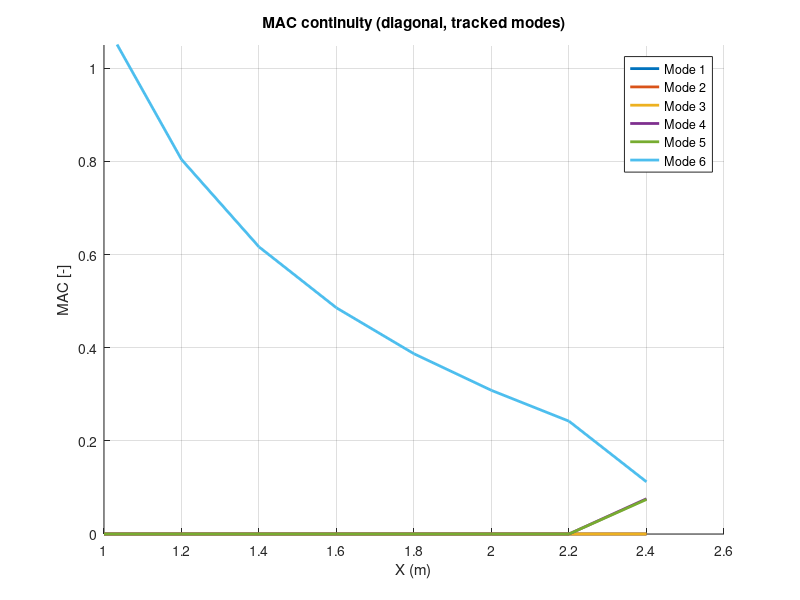
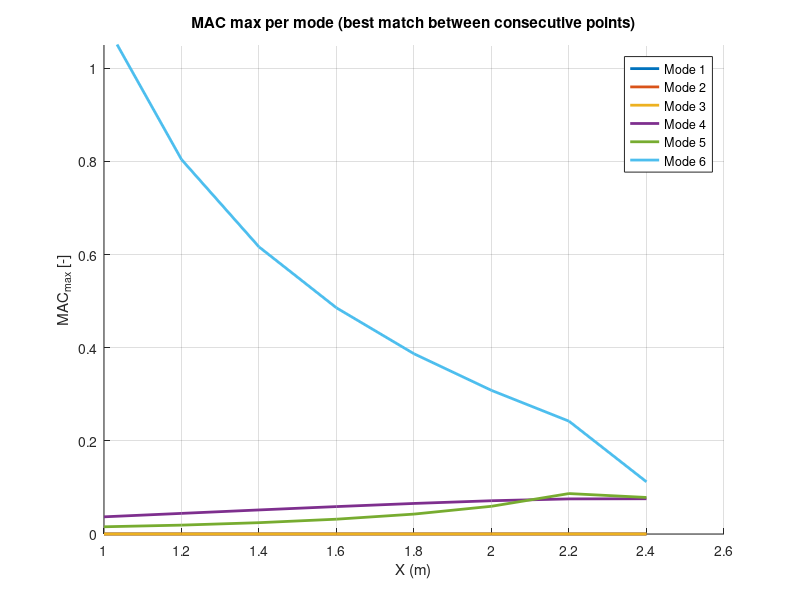
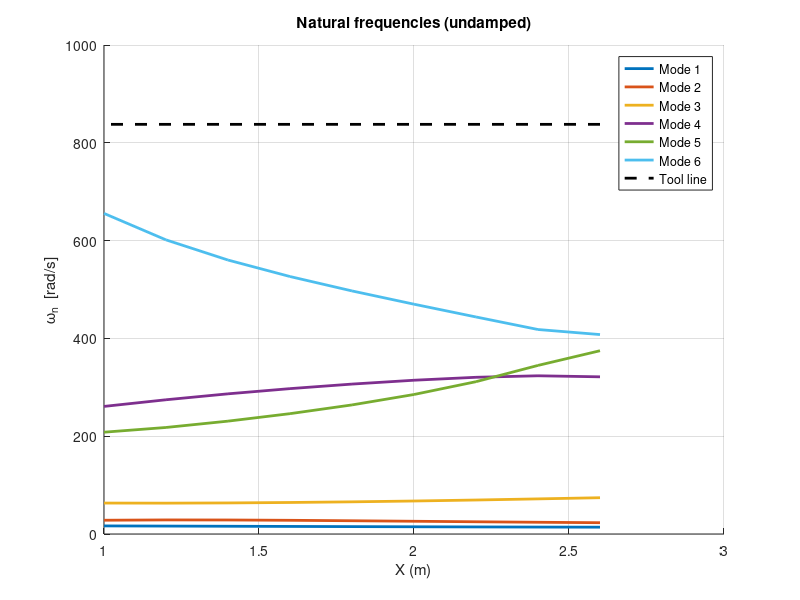
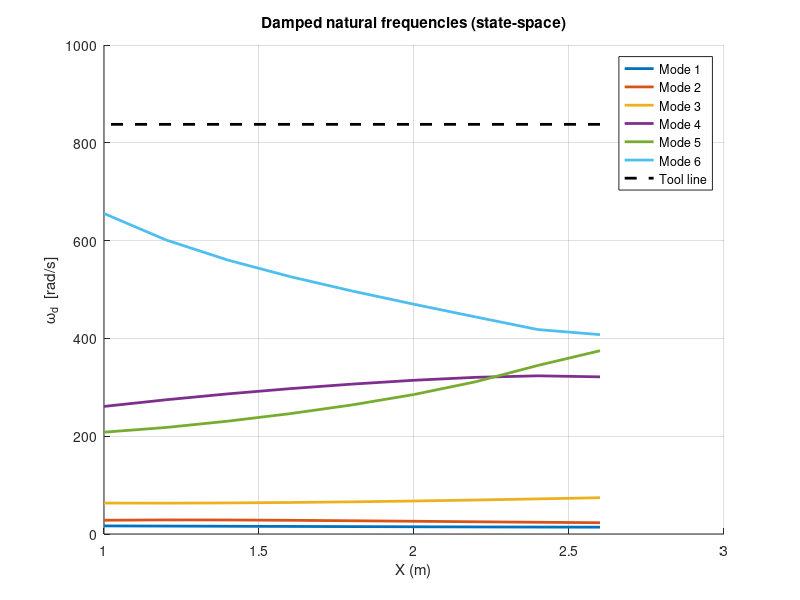

Here is the MATLAB script that generated these plots, in order: (Note: this script raises an error after producing the figures.)
function RobotStifnessModel()

% =========================================================================
% RobotStifnessModel.m
%
% Dynamic stiffness + modal model for a 6-DOF industrial robot along a
% Cartesian trajectory.
%
% Pipeline (high level):
%   1) Define robot parameters: DH geometry, link COM, masses, inertias,
%      joint stiffness/damping.
%   2) Define Cartesian target points p [m] and constant TCP orientation Rot [rad].
%   3) Inverse kinematics (GetAngles): returns joint angles q [rad] for each target.
%      - Uses an analytic seed for joints 1–3 (wrist center geometry)
%      - Refines full 6-DOF solution with numerical IK (damped least squares).
%   4) Forward-kinematics sanity check: verifies FK(q) ≈ target p.
%   5) For each posture q:
%      - D(q): inertia matrix [kg·m²]
%      - G(q): gravity torque vector [N·m]
%      - Kg = dG/dq: gravity stiffness (linearization) [N·m/rad]
%      - Kt = Ks + Kg: total joint stiffness [N·m/rad]
%      - Undamped eigenproblem: Kt φ = ωn² D φ
%      - Mode tracking along the path using MAC (modal assurance criterion)
%      - Damped state-space eigenvalues → ωd and damping ratio ζ
%      - Dominant mode in Cartesian X/Y via Jacobian-based weighting
%
% Units:
%   - Length: m
%   - Angle: rad
%   - Mass: kg
%   - Inertia: kg·m²
%   - Joint stiffness Ks: N·m/rad
%   - Joint damping  Cs: N·m·s/rad
%   - Natural frequency ω: rad/s   (f = ω / 2π in Hz)
%   - Cartesian stiffness (modal/static): N/m
% =========================================================================
% Key computed outputs (per posture index p):
%   wn(p,k)      : undamped natural frequencies [rad/s]
%   wd(p,k)      : damped natural frequencies [rad/s] (from state-space)
%   zeta(p,k)    : damping ratios [-]
%   Phi_all{p}   : tracked joint-space mode shapes [6x6] (mass-normalized)
%   DomModeX/Y   : dominant mode index in Cartesian X / Y [-]
%   wn_domX/Y    : dominant undamped natural frequency in X / Y [rad/s]
%   zeta_domX/Y  : damping ratio of the dominant mode in X / Y [-]
%   k_modal_X/Y  : equivalent Cartesian modal stiffness in X / Y [N/m]
%   Kx_static/Y  : static Cartesian stiffness check in X / Y [N/m]
% =========================================================================

clear; clc;
pkg load control

%% =============================================================================
%% ------------------ Parameters -----------------------------------------------
%% =============================================================================

% Toolw is used as a reference excitation line in the frequency plots.

RPM = 2000;                % [rev/min]
z_teeth = 4;               % [-] number of teeth
Toolw = RPM*(2*pi/60)*z_teeth;    % [rad/s] tooth passing frequency

% DH convention (as used by dh_num):
% T_i = RotZ(theta_i) * TransZ(d_i) * TransX(a_i) * RotX(alpha_i)
% where theta_i = q(i). All kinematics/dynamics functions below assume this.


a     = [0.33 1.15 0.115 0 0 0];             % [m]
d     = [0.645 0 0 1.22 0 0.24];             % [m]
alpha = [pi/2 0 pi/2 pi/2 -pi/2 0];         % [rad]

% Link center-of-mass offsets in each link frame (DH frame i):
% r_cm_i = [lc(i); lc_y(i); lc_z(i)] [m]
% In this dataset only the x-offset is used (lc_y = lc_z = 0).

lc    = [0.35 0.60 0.55 0.15 0.12 0.20];     % [m]
lc_y  = [0.00 0.00 0.00 0.00 0.00 0.00];     % [m]
lc_z  = [0.00 0.00 0.00 0.00 0.00 0.00];     % [m]

m     = [315 315 165 20 35 46];              % [kg]

Ixx = [ 12.0  18.0  10.5  0.40  0.80  1.10 ];  % [kg*m^2]
Iyy = [  9.0  14.0   8.0  0.30  0.60  0.90 ];  % [kg*m^2]
Izz = [  6.0   9.5   5.5  0.20  0.40  0.70 ];  % [kg*m^2]

Ixy = [ 0 0 0 0 0 0 ];  % [kg*m^2]
Ixz = [ 0 0 0 0 0 0 ];  % [kg*m^2]
Iyz = [ 0 0 0 0 0 0 ];  % [kg*m^2]

% Ks: diagonal joint stiffness matrix (torsional spring at each joint).
% Cs: diagonal joint viscous damping matrix (linearized joint damping).

Ks = diag([1409800 400760 935280 360000 370000 380000]);    % [N*m/rad]
Cs = diag([2e1  2e2  2e1  5e1  5e1  2e1 ]);     % [N*m*s/rad]
g  = 9.81;                                       % [m/s^2]

%% =============================================================================
%% Trajectory (q1..q6)
%% =============================================================================

% Trajectory definition:
%   p(i,:) = [x y z] target TCP position in base frame [m].
%   Here y is kept at 0 and z at 0.2 m, while x is swept from 2.6 → 1.0 m.

p = [2.6,0,0.2;
2.4,0,0.2;
2.2,0,0.2;
2.0,0,0.2;
1.8,0,0.2;
1.6,0,0.2;
1.4,0,0.2;
1.2,0,0.2;
1.0,0,0.2];   %[m]

p_traj = p;

% --- Orientation convention used in this project ---
% Rot = [psi, theta, phi] = [Rx, Ry, Rz] in radians (roll, pitch, yaw).
% The TCP rotation matrix is built as: R = Rz(phi) * Ry(theta) * Rx(psi)  (ZYX order).

Rot = [0,pi/2,0];


%% =============================================================================

xpos = p(:,1);

Angcord = GetAngles(a, d, alpha, p, Rot);

% Forward kinematics check:
%   For each IK solution Angcord(i,:), compute FK via dh_num and compare
%   with the requested target position p(i,:). This is the quickest way to
%   detect convention mismatches (DH / tool offset / orientation).

fprintf("\n=== TCP FK check ===\n");
for ii=1:size(Angcord,1)
    T = eye(4);
    for jj=1:6
        T = T * dh_num(a(jj), alpha(jj), d(jj), Angcord(ii,jj));
    end
    fk = T(1:3,4).';
    fprintf("i=%d target=[%.3f %.3f %.3f] fk=[%.3f %.3f %.3f]\n", ...
        ii, p(ii,1),p(ii,2),p(ii,3), fk(1),fk(2),fk(3));
end
fprintf("====================\n\n");

n = 6;

%% =========================================================================
%% Modal analysis
%% =========================================================================

N = size(Angcord,1);

wn   = zeros(N,n);   % [rad/s]
wd   = zeros(N,n);   % [rad/s]
zeta = zeros(N,n);   % [-]

DomModeX = zeros(N,1);
DomModeY = zeros(N,1);

wn_domX = zeros(N,1);
wn_domY = zeros(N,1);

zeta_domX = zeros(N,1);
zeta_domY = zeros(N,1);

k_modal_X = zeros(N,1);
k_modal_Y = zeros(N,1);

Phi_all = cell(N,1);     % store tracked mode shapes
S_all   = cell(N-1,1);   % store MAC matrices between consecutive points
phi_prev = [];

% --- Numerical derivative step (for Kg) ---
epsK = 1e-5;

% --- Sanity check storage (for research plots / QA logs) ---
symErrD  = zeros(N,1);
minEigD  = zeros(N,1);
condD    = zeros(N,1);
Pgrav    = zeros(N,1);
Kg_sens  = zeros(N,1);  % simple sensitivity metric
Kx_static = zeros(N,1);
Ky_static = zeros(N,1);

for p = 1:N

% =====================================================================
% Per-posture loop
%   For each joint configuration q0 = Angcord(p,:), we build the joint-space
%   dynamic model and extract modal parameters.
%
%   Kt = Ks + Kg includes gravity stiffness (linearization of gravity torque).
%   Undamped modes come from:  Kt * phi = wn^2 * D * phi
%   where D is the inertia matrix.
% =====================================================================

    q0 = Angcord(p,:).';

    % --- Inertia matrix (numeric, exact) ---
    D = inertia_numeric(q0,a,d,alpha,lc,lc_y,lc_z,m,Ixx,Iyy,Izz,Ixy,Ixz,Iyz);

    % --- Gravity stiffness Kg (numeric linearization) ---
    Kg = zeros(n);
    for i=1:n  % Numeric derivative (central difference)
        dq = zeros(n,1);     % A column vector with zeros.
        dq(i)=epsK;          % we apply the perturbation just to the joint i
        Gp = gravity_numeric(q0+dq,a,d,alpha,lc,lc_y,lc_z,m,g);
        Gm = gravity_numeric(q0-dq,a,d,alpha,lc,lc_y,lc_z,m,g);
        Kg(:,i) = (Gp-Gm)/(2*epsK);
    end

    Kt = Ks + Kg;

    % --- Undamped modal problem (eig + mode tracking with MAC) ---

    % Generalized eigenvalue problem:
    % eig(Kt, D) returns eigenvectors phi and eigenvalues W2 = wn^2.
    % The mode shapes are then mass-normalized using D for MAC tracking.

    [phi, W2] = eig(Kt, D);
    wn_tmp = sqrt(real(diag(W2)));   % n×1

    % --- Sort modes by increasing natural frequency (important!) ---
    [wn_tmp, idx_sort] = sort(wn_tmp, 'ascend');
    phi = phi(:, idx_sort);

    % Normalize modes (for MAC comparison)
    for k = 1:n
        phi(:,k) = phi(:,k) / sqrt(phi(:,k)'*D*phi(:,k));
    end

    if p == 1
        perm = 1:n;
    else
        % MAC matrix (0..1) because columns are normalized:
        % MAC = |phi_prev' * phi|^2
        S = abs(phi_prev.' * phi).^2;
        perm = best_perm(S);
        S_all{p-1} = S;
    end

    % Reorder according to tracking permutation
    phi    = phi(:,perm);
    wn_tmp = wn_tmp(perm);





% ================================

    % Store
    wn(p,:) = wn_tmp.';
    Phi_all{p} = phi;
    phi_prev = phi;

    % =========================================================
    % STATIC CARTESIAN STIFFNESS CHECK
    % =========================================================
    J_static = jacobian_numeric(q0,a,d,alpha);
    Jv_static = J_static(1:3,:);

    Kcart_static = inv(Jv_static / Ks * Jv_static');

    Kx_static(p) = Kcart_static(1,1);
    Ky_static(p) = Kcart_static(2,2);



    % ============================
    % Damped state-space model
    % ============================
    Z = zeros(n);
    I = eye(n);

    % Damped second-order system (joint space):
    %   D*qdd + Cs*qd + Kt*q = 0
    % Written in state-space with x = [q; qd]:
    %   xdot = A*x  where
    %   A = [0 I; -D\Kt  -D\Cs]

    A = [ Z         I ;
         -D\Kt    -D\Cs ];

    lam_all = eig(A);

% Select damped eigenvalue for each mode by matching imag(lambda) ~ wn_tmp(k)
lam_c = lam_all(imag(lam_all) > 0);
lam_sel = zeros(n,1);

for k = 1:n
    [~, idx_min] = min(abs(abs(imag(lam_c)) - wn_tmp(k)));
    lam_sel(k) = lam_c(idx_min);
end


lam_sel = lam_sel(:).';
wd(p,:)   = abs(imag(lam_sel));  % [rad/s]
zeta(p,:) = -real(lam_sel) ./ sqrt(real(lam_sel).^2 + imag(lam_sel).^2); % [-]
zeta(p,:) = max(0, min(zeta(p,:), 0.99));
% =========================================================
% Dominant modal parameters for SLD (X and Y directions)
% =========================================================

J = jacobian_numeric(q0,a,d,alpha);
Jv = J(1:3,:);

PhiX = zeros(1,n);
PhiY = zeros(1,n);
WeightX = zeros(1,n);
WeightY = zeros(1,n);

for k = 1:n
    phi_k = phi(:,k);
    v_cart = Jv * phi_k;

    PhiX(k) = v_cart(1);
    PhiY(k) = v_cart(2);

    WeightX(k) = (PhiX(k)^2) / (wn_tmp(k)^2);
    WeightY(k) = (PhiY(k)^2) / (wn_tmp(k)^2);
end

[~, idxX] = max(WeightX);
[~, idxY] = max(WeightY);

DomModeX(p) = idxX;
DomModeY(p) = idxY;

wn_domX(p) = wn_tmp(idxX);
wn_domY(p) = wn_tmp(idxY);

zeta_domX(p) = zeta(p,idxX);
zeta_domY(p) = zeta(p,idxY);

k_modal_X(p) = wn_domX(p)^2 / (PhiX(idxX)^2);
k_modal_Y(p) = wn_domY(p)^2 / (PhiY(idxY)^2);



    %% =====================================================================
    %% Consistency / sanity checks (stored + optional warnings)
    %% =====================================================================
    symErrD(p) = norm(D - D.', 'fro') / max(1, norm(D,'fro'));
    Ds = (D + D.')/2;                 % symmetric part (for numerical safety)
    ev = eig(Ds);
    minEigD(p) = min(real(ev));
    condD(p) = cond(D);

    % Potential energy (gravity)
    Pgrav(p) = potential_energy_numeric(q0,a,d,alpha,lc,lc_y,lc_z,m,g);

    % Simple Kg sensitivity metric (compare epsK vs 10*epsK)
    Kg2 = zeros(n);
    eps2 = 10*epsK;
    for i=1:n
        dq = zeros(n,1);
        dq(i)=eps2;
        Gp = gravity_numeric(q0+dq,a,d,alpha,lc,lc_y,lc_z,m,g);
        Gm = gravity_numeric(q0-dq,a,d,alpha,lc,lc_y,lc_z,m,g);
        Kg2(:,i) = (Gp-Gm)/(2*eps2);
    end
    Kg_sens(p) = norm(Kg - Kg2,'fro') / max(1, norm(Kg2,'fro'));

    % Optional: warning prints only if something looks bad
    if symErrD(p) > 1e-8
        fprintf('WARN: D not symmetric enough at p=%d (symErr=%g)\n', p, symErrD(p));
    end
    if minEigD(p) <= 0
        fprintf('WARN: D not positive definite at p=%d (minEig=%g)\n', p, minEigD(p));
    end
    if condD(p) > 1e12
        fprintf('WARN: D ill-conditioned at p=%d (cond=%g)\n', p, condD(p));
    end
    if Kg_sens(p) > 0.05
        fprintf('WARN: Kg sensitive to eps at p=%d (sens=%g)\n', p, Kg_sens(p));
    end

end


% =========================================================================
% ==== SLD OUTPUT: save/extrct each value per position =========
% =========================================================================

SLD = struct();

% trayectoria y eje de barrido
SLD.p_xyz   = p_traj;     % [N x 3]
SLD.xpos    = xpos;       % [N x 1]

% modos dominantes
SLD.DomModeX = DomModeX;  % [N x 1]
SLD.DomModeY = DomModeY;  % [N x 1]

% frecuencias dominantes (rad/s) y también en Hz
SLD.wn_domX_rad = wn_domX;                 % [N x 1]
SLD.wn_domY_rad = wn_domY;                 % [N x 1]
SLD.fn_domX_Hz  = wn_domX/(2*pi);          % [N x 1]
SLD.fn_domY_Hz  = wn_domY/(2*pi);          % [N x 1]

% amortiguamiento dominante
SLD.zeta_domX = zeta_domX;  % [N x 1]
SLD.zeta_domY = zeta_domY;  % [N x 1]

% rigidez modal equivalente cartesiana
SLD.k_modal_X = k_modal_X;  % [N x 1]  (N/m)
SLD.k_modal_Y = k_modal_Y;  % [N x 1]  (N/m)

% opcional: chequeo de rigidez estática
SLD.Kx_static = Kx_static;  % [N x 1]
SLD.Ky_static = Ky_static;  % [N x 1]

% 1) Dejarlo disponible en Workspace aunque esto sea una función:
assignin('base','SLD',SLD);

% 2) Guardarlo a disco (MAT):
save(fullfile(tempdir(),'SLD_results.mat'),'SLD');


%% =========================================================================
%% MAC plots
%% =========================================================================
MAC_diag = zeros(N-1,n);
MAC_max  = zeros(N-1,n);

for p = 2:N
    S = S_all{p-1};  % MAC matrix (0..1)
    for k = 1:n
        MAC_diag(p-1,k) = S(k,k);
        MAC_max(p-1,k)  = max(S(k,:));
    end
end

figure; hold on;
colors = lines(n);
for k = 1:n
    plot(xpos(2:end), MAC_diag(:,k), 'LineWidth', 2, 'Color', colors(k,:));
end
xlabel('X (m)');
ylabel('MAC [-]');
title('MAC continuity (diagonal, tracked modes)');
legend('Mode 1','Mode 2','Mode 3','Mode 4','Mode 5','Mode 6');
grid on; ylim([0 1.05]);

figure; hold on;
for k = 1:n
    plot(xpos(2:end), MAC_max(:,k), 'LineWidth', 2, 'Color', colors(k,:));
end
xlabel('X (m)');
ylabel('MAC_{max} [-]');
title('MAC max per mode (best match between consecutive points)');
legend('Mode 1','Mode 2','Mode 3','Mode 4','Mode 5','Mode 6');
grid on; ylim([0 1.05]);

%% =========================================================================
%% Plot wn (undamped)
%% =========================================================================
figure; hold on;
colors = lines(n);
for i=1:n
    plot(xpos, wn(:,i), 'LineWidth', 2, 'Color', colors(i,:));
end
plot(xpos, Toolw*ones(size(xpos)), 'k--', 'LineWidth', 2);
xlabel('X (m)');
ylabel('\omega_n  [rad/s]');
title('Natural frequencies (undamped)');
legend('Mode 1','Mode 2','Mode 3','Mode 4','Mode 5','Mode 6','Tool line');
grid on;

%% =========================================================================
%% Plot wd (damped)
%% =========================================================================
figure; hold on;
for i=1:n
    plot(xpos, wd(:,i), 'LineWidth', 2, 'Color', colors(i,:));
end
plot(xpos, Toolw*ones(size(xpos)), 'k--', 'LineWidth', 2);
xlabel('X (m)');
ylabel('\omega_d  [rad/s]');
title('Damped natural frequencies (state-space)');
legend('Mode 1','Mode 2','Mode 3','Mode 4','Mode 5','Mode 6','Tool line');
grid on;

%% =========================================================================
%% Plot damping ratios
%% =========================================================================
figure; hold on;
for i=1:n
    plot(xpos, zeta(:,i), 'LineWidth', 2, 'Color', colors(i,:));
end
xlabel('X (m)');
ylabel('\zeta [-]');
title('Modal damping ratio along trajectory');
legend('Mode 1','Mode 2','Mode 3','Mode 4','Mode 5','Mode 6');
grid on;

%% =========================================================================
%% Plot sanity checks (optional but recommended for research)
%% =========================================================================
figure; plot(xpos, symErrD, 'LineWidth', 2); grid on;
xlabel('X (m)'); ylabel('||D-D^T||/||D|| [-]');
title('D symmetry error along trajectory');

figure; plot(xpos, minEigD, 'LineWidth', 2); grid on;
xlabel('X (m)'); ylabel('min eig(Ds) [-]');
title('Minimum eigenvalue of symmetric part of D');

figure; semilogy(xpos, condD, 'LineWidth', 2); grid on;
xlabel('X (m)'); ylabel('cond(D) [-]');
title('Condition number of D');

figure; plot(xpos, Pgrav, 'LineWidth', 2); grid on;
xlabel('X (m)'); ylabel('Potential energy P [J]');
title('Gravity potential energy along trajectory');

figure; plot(xpos, Kg_sens, 'LineWidth', 2); grid on;
xlabel('X (m)'); ylabel('Kg sensitivity metric [-]');
title('Kg sensitivity to eps (compare eps and 10*eps)');

%% =========================================================================
%% Visualización de modos
%% =========================================================================
p_vis  = 1;     % postura
scale  = 0.6;   % exageración modal

plotModalShapes(Angcord, Phi_all, a, d, alpha, p_vis, scale)

%% =========================================================================
%% Plot FRF magnitude
%% =========================================================================

plotFRF(wn,zeta,m,xpos);

%% =========================================================================
%% Plot Cartesian influence of the modes of vibration
%% =========================================================================

figure;
plot(xpos, DomModeX,'o-','LineWidth',2); hold on;
plot(xpos, DomModeY,'s-','LineWidth',2);
xlabel('X (m)');
ylabel('Mode index');
legend('X direction','Y direction');
title('Dominant mode along trajectory');
grid on;

figure;
plot(xpos, wn_domX,'LineWidth',2); hold on;
plot(xpos, wn_domY,'LineWidth',2);
xlabel('X (m)');
ylabel('\omega_n [rad/s]');
legend('X direction','Y direction');
title('Dominant natural frequency');
grid on;

figure;
plot(xpos, zeta_domX,'LineWidth',2); hold on;
plot(xpos, zeta_domY,'LineWidth',2);
xlabel('X (m)');
ylabel('\zeta [-]');
legend('X direction','Y direction');
title('Dominant damping ratio');
grid on;

figure;
plot(xpos, k_modal_X,'LineWidth',2); hold on;
plot(xpos, k_modal_Y,'LineWidth',2);
xlabel('X (m)');
ylabel('k_{modal} [N/m]');
legend('X direction','Y direction');
title('Equivalent Cartesian modal stiffness');
grid on;

figure;
plot(xpos, Kx_static,'LineWidth',2); hold on;
plot(xpos, Ky_static,'LineWidth',2);
xlabel('X (m)');
ylabel('Static Cartesian stiffness [N/m]');
legend('X static','Y static');
title('Static stiffness check');
grid on;

end

% ========================================================================
% Local functions
%   The following helper functions implement kinematics and dynamics and
%   are written to be consistent with the DH transform dh_num().
% ========================================================================


%% =========================================================================
%% NUMERIC INERTIA MATRIX
%% =========================================================================
function D = inertia_numeric(q,a,d,alpha,lc,lc_y,lc_z,m,Ixx,Iyy,Izz,Ixy,Ixz,Iyz)

n = length(q);
T = eye(4); %identity matrix

O = cell(n+1,1); %cell or empty arrange for origin of reference systems
z = cell(n+1,1); %cell or empty arrange for z-axes
R = cell(n,1); %cell or empty arrange for rotation matrix

O{1} = [0;0;0]; % Origin of base reference frame
z{1} = [0;0;1]; % Z axes of the reference frame.

for i=1:n
    T = T * dh_num(a(i),alpha(i),d(i),q(i));
    R{i}   = T(1:3,1:3);
    O{i+1} = T(1:3,4);
    z{i+1} = R{i}*[0;0;1];
end

D = zeros(n);

for i=1:n
    rcm = [lc(i); lc_y(i); lc_z(i)];
    Ocm = O{i+1} + R{i}*rcm;

    Jv = zeros(3,n);
    Jw = zeros(3,n);

    for j=1:i
        Jv(:,j) = cross(z{j},Ocm-O{j});
        Jw(:,j) = z{j};
    end

    Ii = [ Ixx(i) -Ixy(i) -Ixz(i);
          -Ixy(i)  Iyy(i) -Iyz(i);
          -Ixz(i) -Iyz(i)  Izz(i) ];

    D = D + m(i)*(Jv'*Jv) + Jw'*R{i}*Ii*R{i}'*Jw;
end
end

%% =========================================================================
%% GRAVITY MATRIX
%% =========================================================================
function G = gravity_numeric(q,a,d,alpha,lc,lc_y,lc_z,m,g)

n = length(q);
G = zeros(n,1);

epsG = 1e-6; % We define the perturbation used to apply the mathematical formula of the derivative

for k = 1:n
    dqk = zeros(n,1); % A column vector with zeros.
    dqk(k) = epsG; % we apply the perturbation just to the joint k

    Pp = 0; % Potential energy with positive perturbation
    T  = eye(4); % Transformation Matrix storage.
    for i = 1:n
        T = T * dh_num(a(i),alpha(i),d(i),q(i) + dqk(i)); % Transformation matrix with perturbation in the joint k.
        R = T(1:3,1:3);
        O = T(1:3,4);
        rcm = [lc(i); lc_y(i); lc_z(i)]; % Center of mass coordinates for each link.
        Ocm = O + R*rcm;
        Pp = Pp + m(i)*g*Ocm(3); % Potential Energy with Influence on the joint k. (positive perturbation)
    end

    Pm = 0; % Potential energy with negative perturbation
    T  = eye(4); % Transformation Matrix storage.
    for i = 1:n
        T = T * dh_num(a(i),alpha(i),d(i),q(i) - dqk(i)); % Transformation matrix with perturbation in the joint k.
        R = T(1:3,1:3);
        O = T(1:3,4);
        rcm = [lc(i); lc_y(i); lc_z(i)]; % Center of mass coordinates for each link.
        Ocm = O + R*rcm;
        Pm = Pm + m(i)*g*Ocm(3); % Potential Energy with Influence on the joint k. (negative perturbation)
    end

    G(k) = (Pp - Pm) / (2*epsG); % Derivative of the potential energy for each joint. (Column vector)
end

end

%% =========================================================================
%% Potential energy (gravity)
%% =========================================================================
function P = potential_energy_numeric(q,a,d,alpha,lc,lc_y,lc_z,m,g)

n = length(q);
P = 0;
T = eye(4);

for i = 1:n
    T = T * dh_num(a(i),alpha(i),d(i),q(i));
    R = T(1:3,1:3);
    O = T(1:3,4);
    rcm = [lc(i); lc_y(i); lc_z(i)];
    Ocm = O + R*rcm;
    P = P + m(i)*g*Ocm(3);
end

end

%% =========================================================================
%% DH TRANSFORM
%% =========================================================================
function T = dh_num(a,alpha,d,theta)
T = [ ...
 cos(theta) -sin(theta)*cos(alpha)  sin(theta)*sin(alpha) a*cos(theta);
 sin(theta)  cos(theta)*cos(alpha) -cos(theta)*sin(alpha) a*sin(theta);
 0           sin(alpha)             cos(alpha)            d;
 0           0                      0                     1];
end

%% =========================================================================
%% Global assignment per step (permutation)
%% =========================================================================
function perm = best_perm(S)
n = size(S,1);
P = perms(1:n);              % 720 x 6
score = zeros(size(P,1),1);

for k = 1:size(P,1)
    p = P(k,:);
    score(k) = sum(diag(S(:,p)));
end

[~,idx] = max(score);
perm = P(idx,:);
end


%% =========================================================================
%% GEOMETRIC JACOBIAN (end-effector)
%% =========================================================================
function J = jacobian_numeric(q,a,d,alpha)

n = length(q);
T = eye(4);

O = cell(n+1,1);
z = cell(n+1,1);

O{1} = [0;0;0];
z{1} = [0;0;1];

for i=1:n
    T = T * dh_num(a(i),alpha(i),d(i),q(i));
    R = T(1:3,1:3);
    O{i+1} = T(1:3,4);
    z{i+1} = R*[0;0;1];
end

Oe = O{n+1};

Jv = zeros(3,n);
Jw = zeros(3,n);

for j=1:n
    Jv(:,j) = cross(z{j}, Oe - O{j});
    Jw(:,j) = z{j};
end

J = [Jv; Jw];  % 6×n
end

function Angcoord = GetAngles(a, d, alpha, p, Rot)
% IK numéric consistent with dh_num + jacobian_numeric
%solve position + constant orientation for Rot for each point p(i,:)

    P = p;
    phi = Rot(3); theta = Rot(2); psi = Rot(1);

    % wished rotation (tu convención)
    Rz = [cos(phi),-sin(phi),0; sin(phi),cos(phi),0; 0,0,1];
    Ry = [cos(theta),0,sin(theta); 0,1,0; -sin(theta),0,cos(theta)];
    Rx = [1,0,0; 0,cos(psi),-sin(psi); 0,sin(psi),cos(psi)];
    Rdes = Rz*Ry*Rx;

    N = rows(P);
    Angcoord = zeros(N,6);


    q = zeros(6,1);

    for i=1:N
        pdes = P(i,:).';
        [q,info] = ik_dls(q, pdes, Rdes, a, d, alpha);

        Angcoord(i,:) = q.';

        if info.fail
            printf("WARN IK: point %d not converged. pos_err=%.3e ori_err=%.3e\n", ...
                i, info.pos_err, info.ori_err);
        end
    end
end


function [q,info] = ik_dls(q0, pdes, Rdes, a, d, alpha)
% Damped Least Squares IK usando Jacobiano geométrico (espacial) de tu DH

    q = q0;

    maxIter = 200;
    tol_p   = 1e-6;     % [m]
    tol_o   = 1e-6;     % [rad]
    lambda  = 1e-2;     % damping
    stepMax = 0.2;      % [rad] límite por iter (evita saltos)

    fail = false;

    for it=1:maxIter
        [pfk, Rfk] = fk_pos_rot(q, a, d, alpha);

        ep = pdes - pfk;                 % position error (base)
        % orientation error when usign log(Rfk' * Rdes) and transfer to base
        Rerr_body = Rfk.' * Rdes;
        eo_body   = rotvec_from_R(Rerr_body);  % in end effector frame
        eo        = Rfk * eo_body;             % to base frame (coherente con Jacobiano espacial)

        if norm(ep) < tol_p && norm(eo) < tol_o
            break;
        end

        e = [ep; eo];

        J = jacobian_numeric(q, a, d, alpha);   % 6x6 (tu función)

        % DLS: dq = (J'J + λ²I)^-1 J' e
        dq = (J.'*J + (lambda^2)*eye(6)) \ (J.'*e);

        % limit for stability
        ndq = norm(dq);
        if ndq > stepMax
            dq = dq * (stepMax/ndq);
        end

        q = q + dq;

        % wrap a [-pi,pi] to avoid problem with certain configuration
        q = atan2(sin(q), cos(q));
    end

    [pfk, Rfk] = fk_pos_rot(q, a, d, alpha);
    ep = pdes - pfk;
    Rerr_body = Rfk.' * Rdes;
    eo_body   = rotvec_from_R(Rerr_body);
    eo        = Rfk * eo_body;

    info.pos_err = norm(ep);
    info.ori_err = norm(eo);
    info.fail    = (info.pos_err > 1e-4 || info.ori_err > 1e-4);
end


function [p, R] = fk_pos_rot(q, a, d, alpha)
% FK consistent with dh_num

    T = eye(4);
    for j=1:6
        T = T * dh_num(a(j), alpha(j), d(j), q(j));
    end
    p = T(1:3,4);
    R = T(1:3,1:3);
end


function w = rotvec_from_R(R)
% Return rotation vector
% stable for small angles

    tr = trace(R);
    c = (tr - 1)/2;
    c = max(-1, min(1, c));
    ang = acos(c);

    if ang < 1e-12
        w = [0;0;0];
        return;
    end

    % axis = (1/(2sin(ang))) * vee(R - R')
    ax = (1/(2*sin(ang))) * [R(3,2)-R(2,3);
                             R(1,3)-R(3,1);
                             R(2,1)-R(1,2)];
    w = ang * ax;
end
